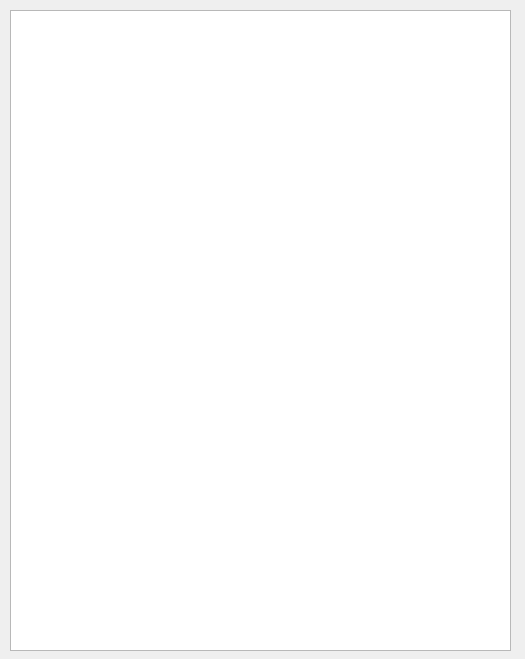
<?xml version="1.0" encoding="UTF-8"?>
<ui version="4.0">
 <class>Dialog</class>
 <widget class="QDialog" name="Dialog">
  <property name="geometry">
   <rect>
    <x>0</x>
    <y>0</y>
    <width>525</width>
    <height>659</height>
   </rect>
  </property>
  <property name="windowTitle">
   <string>Dialog</string>
  </property>
  <widget class="QListView" name="listView">
   <property name="geometry">
    <rect>
     <x>10</x>
     <y>10</y>
     <width>501</width>
     <height>641</height>
    </rect>
   </property>
  </widget>
 </widget>
 <resources/>
 <connections/>
</ui>
